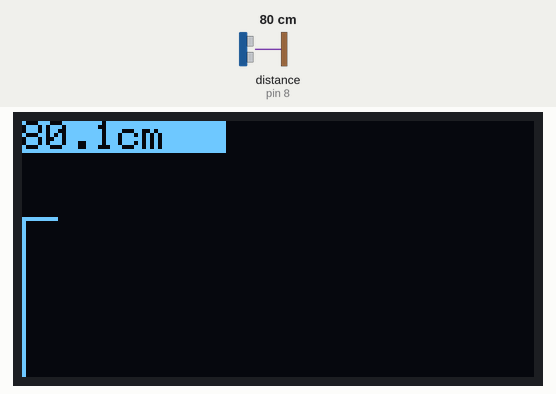
Recording of a sketch running on a simulated Arduino Uno, built with avr-gcc and run on an emulated ATmega328P. Shown: 128×64 one-colour display. Wiring (inferred from the names in the program): ultrasonic range finder: trigger pin 9; echo pin 8. Inputs (shaded band) come from the test bench; at power-on: distance to the obstacle (sensor on pin 8) 80 cm. The echo pulse lasts 58.3 µs per cm; what the sketch prints to the serial monitor is not drawn.

Above: at 6.2 s.
6.3 s: distance to the obstacle (sensor on pin 8) set to 2 cm
At 6.54 s:
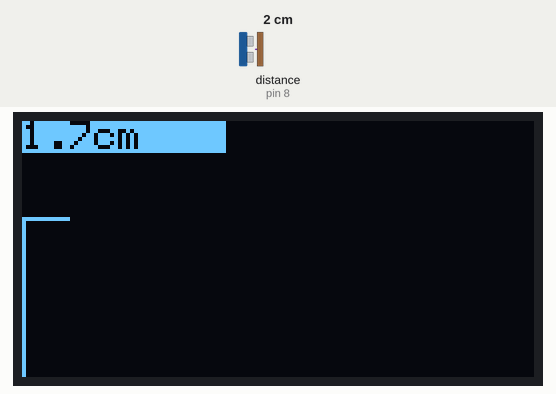
8.1 s: distance to the obstacle (sensor on pin 8) set to 4 cm
At 8.29 s:
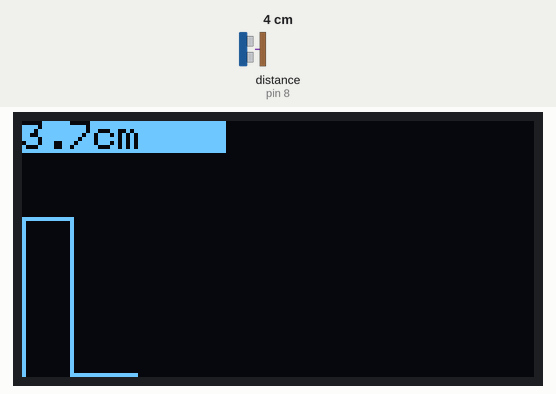
9.7 s: distance to the obstacle (sensor on pin 8) set to 9 cm
At 9.95 s:
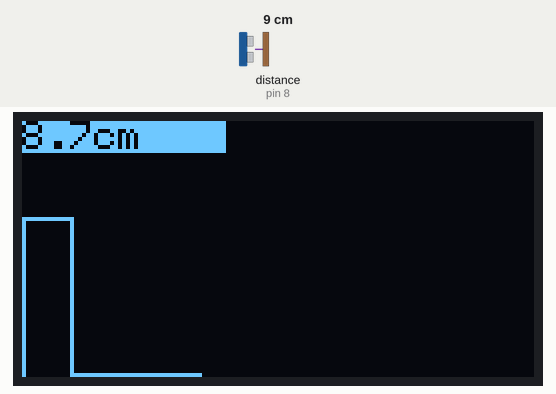

The sketch:

ultrasonic_OLED_fn.ino
```cpp
/*********************************************************************
// version fn by niq_ro - 24.06.2015
*/

#include <SPI.h>
#include <Wire.h>
#include <Adafruit_GFX.h>
#include <Adafruit_SSD1306.h>  // https://github.com/adafruit/Adafruit_SSD1306
#define OLED_RESET 4
Adafruit_SSD1306 display(OLED_RESET);


// from http://www.xappsoftware.com/wordpress/2012/03/15/how-to-interface-the-hc-sr04-ultrasonic-ranging-module-to-arduino/
#define ECHOPIN 8      // Pin to receive echo pulse
#define TRIGPIN 9        // Pin to send trigger pulse

int xd;

void setup () {

    Serial.begin(9600);

// by default, we'll generate the high voltage from the 3.3v line internally! (neat!)
  display.begin(SSD1306_SWITCHCAPVCC, 0x3D);  // initialize with the I2C addr 0x3D (for the 128x64)
  // init done

  display.begin();
  // init done

// setting rx & tx for ultrasonic sensor
pinMode(ECHOPIN, INPUT);
pinMode(TRIGPIN, OUTPUT);

  // you can change the contrast around to adapt the display
  // for the best viewing!
//  display.setContrast(50);
  display.clearDisplay();

  // Print a logo message to the LCD.
  display.setTextSize(2);
  display.setTextColor(WHITE);
  display.setCursor(15, 0);
  display.print("masurare");
  display.setCursor(15, 16);
  display.print("distanta");
  display.setCursor(10, 32);
  display.print("cu senzor");
  display.setCursor(20, 48);
  display.print("HC-SR04");

  display.display();
  delay (5000);
  display.clearDisplay();
}
int xd0 = 0;


void loop () {

  display.clearDisplay();

  for (int x = 0; x < 128; x++)
{
//  delay(50);
 // Start Ranging
// pinMode(TRIGPIN, OUTPUT);
  digitalWrite(TRIGPIN, LOW);
  delayMicroseconds(2);
  digitalWrite(TRIGPIN, HIGH);
  delayMicroseconds(10);
  digitalWrite(TRIGPIN, LOW);
  // Compute distance
//  pinMode(ECHOPIN, INPUT);
  float distance = pulseIn(ECHOPIN, HIGH);
delay(75);
  distance= distance/58;
Serial.println(distance);


// erase the part of screen
  for (int y = 0; y < 8; y++)
{
display.drawLine(0, y, 50, y, WHITE);
}
//display.display();

display.setTextSize(1);
display.setTextColor(BLACK);
display.setCursor(0, 0);
display.print(distance,1);
display.print("cm");
display.display();


 xd = distance/2;
if (xd > 51) xd = 50;
if (xd == 0) xd = 1;
display.drawLine(x, 64-xd0, x, 64-xd, WHITE);
//   }


//  display.clearDisplay();
//  delay(250);
xd0 = xd;
  }
xd0 = xd;
}
```
